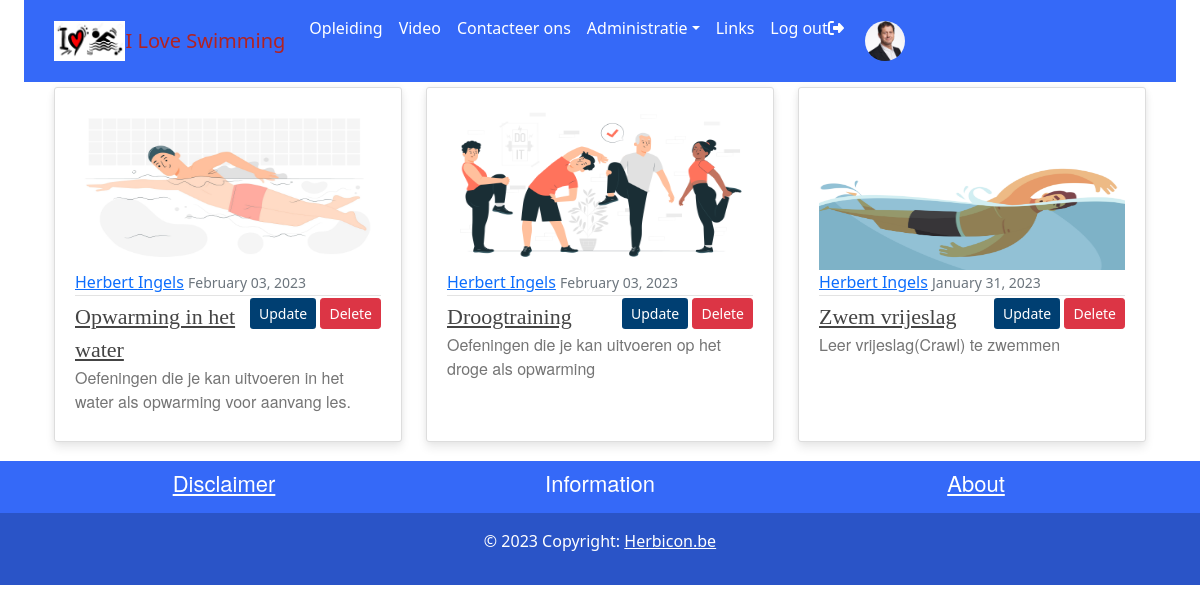
The page /home (signed in) on the database its author committed.
### users/models.py (models this page shows)
class CustomUser(AbstractUser):
    STATUS= (
        ('regular', 'regular'),
        ('subscriber','subscriber'),
        ('moderator','moderator')
    )
    def image_upload_to(self, instance=None):
        if instance:
            return os.path.join("Users", instance)
        return None
    email = models.EmailField(unique=True)
    status = models.CharField(max_length=100, choices=STATUS, default='regular')
    description = models.TextField('Description', max_length=600, default='', blank=True)
    image = models.ImageField(default='default/avatar.png',upload_to=image_upload_to)
    follows = models.ManyToManyField("self",related_name="followed_by", symmetrical=False,blank=True)
    def __str__(self):
        return self.username

### main/models.py (models this page shows, shortened)
class ArticleSeries(models.Model):
    def image_upload_to(self, instance=None):
        if instance:
            return os.path.join("ArticleSeries", slugify(self.slug), instance)
        return None
    title = models.CharField(max_length=200)
    subtitle = models.CharField(max_length=200, default="", blank=True)
    slug = models.SlugField("Series slug", null=False, blank=False, unique=True)
    published = models.DateTimeField("Date published", default=timezone.now)
    publish = models.BooleanField(default=False)
    author = models.ForeignKey(get_user_model(), default=1, on_delete=models.SET_DEFAULT)
    image = models.ImageField(default='default/noimage.jpg',upload_to=image_upload_to, max_length=255)
    class Meta:
        verbose_name_plural = "Series"
        ordering = ['-published']

### main/views.py (the view)
# urls.py: path("home", views.homepage, name="homepage"),
@login_required
def homepage(request):
    matching_series = ArticleSeries.objects.all()
    return render(request, template_name='main/opleiding.html',context={"objects":matching_series, "type":"series"})

### main/templates/main/opleiding.html (shortened to what this page needs)
{% extends "main/header.html" %}
{% block content %}
    <div class="row display-flex justify-content-start">
    {% for object in objects %}
    {% if object.publish%}
        <div class="col-lg-4 col-md-6 col-sm-12 mobiledevice">
            <article class="media content-section customhover" style="height: 95%;">
                <div class="media-body">
                    <a href="/{{object.slug}}/">
                        <div class="aspect-ratio-box">
                            <img class="img-fluid" src="{{object.image.url}}">
                        </div>
                    </a>
                            <div class="article-metadata">
                                <a class='mr-2' href="{% url 'profile' object.author %}">{{ object.author.first_name }} {{ object.author.last_name }}</a>
                                <small class="text-muted">{{ object.published|date:"F d, Y" }}</small>
                                {% if object.author == user %}
                                    <div style="float:right">
                                        {% if type == "series" %}
                                            <a class="btn btncolor btn-sm mt-1 mb-1" href="{%url 'series_update' object.slug %}">Update</a>
                                            <a class="btn btn-danger btn-sm mt-1 mb-1" href="{%url 'series_delete' object.slug %}">Delete</a>
                                        {% else %}
                                        <a class="btn btncolor btn-sm mt-1 mb-1" href="{%url 'article_update' object.series.slug object.article_slug %}">Update</a>
                                        <a class="btn btn-danger btn-sm mt-1 mb-1" href="{%url 'article_delete' object.series.slug object.article_slug %}">Delete</a>
                                        {% endif %}
                                    </div>
                                {% endif %}
                            </div>
                    <div>
                        <a class="article-title line-clamp-2 title-style" style="font-size: 22px" href="/{{object.slug}}/">
                            {{ object.title }}</a>
                        <a href="/{{object.slug}}/" style="text-decoration: none;">
                            <p class="article-content line-clamp-5 subtitle-style">{{ object.subtitle }}</p>
                        </a>
                    </div>
                </div>
            </article>
        </div>
        {%endif%}
    {% endfor %}
    </div>
{% endblock content %}

### main/templates/main/header.html (shortened to what this page needs)
{% load static %}
<!DOCTYPE html>
<html>
<head>
    <link rel="stylesheet" type="text/css" href="{% static 'main/main.css' %}">
    <link href="https://cdn.jsdelivr.net/npm/bootstrap@5.2.3/dist/css/bootstrap.min.css" rel="stylesheet">
    <link href="{% static 'fontawesomefree/css/all.min.css' %}" rel="stylesheet" type="text/css">
</head>
<body>
    {% include 'main/navbar.html' %}
    <main role="main" class="container-xl">
        <div class="row">
            <div class="col-lg-12 col-md-12-p-0 col-sm-12">
                {% block content %}
                {% endblock %}
            </div>
        </div>
    </main>
    {% include 'main/footer.html' %}
</body>
</html>

### main/templates/main/navbar.html (shortened to what this page needs)
    <link href="https://cdn.jsdelivr.net/npm/bootstrap@5.0.0/dist/css/bootstrap.min.css" rel="stylesheet">
<header class="site-header" style="margin-bottom: 5px">
    <div class="container-fluid">
        <nav class="navbar navbar-expand-lg" style="background-color: rgb(53, 105, 248);">
                <div class="container">
                        <img src="/static/images/favicon.png" alt="Logo"   height="40" class="d-inline-block align-text-center">
                        <a class="navbar-brand" style="color: firebrick;"href="{%url 'index'%}"> I Love Swimming</a>
                            <div class="collapse navbar-collapse" id="collapsibleNavbar">
                                <ul class="navbar-nav me-auto mb-2 mb-lg-0">
                                        {% if user.is_authenticated %}
                                            <li class="nav-item">
                                                <a class="nav-link" href="{%url 'homepage'%}">Opleiding</a>
                                            </li>
                                            <li class="nav-item">
                                                <a class="nav-link" href="{%url 'video'%}">Video</a>
                                            </li>
                                        {% endif %}
                                            <li class="nav-item">
                                                <a class="nav-link" href="{% url 'contact' %}">Contacteer ons</a>
                                            </li>
                                    {% if user.is_authenticated %}
                                        {% if user.is_superuser %}
                                            <li class="nav-item dropdown">
                                                <a class="nav-link dropdown-toggle" href="#" role="button" data-bs-toggle="dropdown">Administratie</a>
                                            </li>
                                        {% endif %}
                                            <li class="nav-item">
                                                <a class="nav-link" href="{% url 'links' %}">Links</a>
                                            </li>
                                            <li class="nav-item" >
                                                <a class="nav-link" href="{% url 'logout' %}">Log out<i class="fas fa-sign-out-alt"></i></a>
                                            </li>
                                            <li class="nav-item align-content-end">
                                                <a class="nav-link" href="{% url 'profile' user.username %}">
                                            <img class="rounded-circle account-img profile-image" style="height: 50px;width: 50px; "  , src="{{user.image.url}}"></a>
                                            </li>
                                    {% endif %}
                                </ul>
                        </div>
                </div>
        </nav>
    </div>
</header>

### main/templates/main/footer.html (shortened to what this page needs)
<footer class="footer-color text-center footer-text" style="background-color: rgb(53, 105, 248);">
    <div class="container p-2">
        <div class="row mobiledevice">
            <div class="col-lg-4 col-md-4 col-sm-4 align-text-left">
                <a href="/">
                    <h4>Disclaimer</h4>
                </a>
            </div>
            <div class="col-lg-4 col-md-4 col-sm-4 align-text-center">
                <h4>Information</h4>
            </div>
            <div class="col-lg-4 col-md-4 col-sm-4 align-text-wright">
                <a href="/">
                    <h4>About</h4>
                </a>
            </div>
        </div>
    </div>
    <div class="text-center p-3" style="background-color: rgba(0, 0, 0, 0.2);">
        <p>© {% now "Y" %} Copyright:
            <a href="/">Herbicon.be</a>
        </p>
    </div>
</footer>

### main/static/main/main.css (style rules this page uses)
:root { --footercolor: #003F72; --navbarcolor: #003F72; --btncolor: #003F72; --socialcolor: #003F72; --brightText: #ffffff; }
.btncolor { background-color: var(--btncolor) !important; color: var(--brightText) !important; }
.footer-color { background-color: var(--footercolor); }
body { background: #fafafa; }
h1, h2, h3, h4, h5, h6 { color: #444444; }
.site-header .navbar-nav .nav-link { color: var(--brightText); }
.content-section { background: #ffffff; padding: 10px 20px; border: 1px solid #dddddd; border-radius: 3px; margin-bottom: 20px; }
.article-title { color: #444444; }
.article-content { white-space: pre-line; }
.article-metadata { padding-bottom: 1px; margin-bottom: 4px; border-bottom: 1px solid #e3e3e3 }
.row.display-flex { display: flex; flex-wrap: wrap; }
.row.display-flex > [class*='col-'] { flex-grow: 1; }
.customhover { background: #fff; box-shadow: 0 6px 10px rgba(0,0,0,.08), 0 0 6px rgba(0,0,0,.05); transition: .3s transform cubic-bezier(.155,1.105,.295,1.12),.3s box-shadow,.3s -webkit-transform cubic-bezier(.155,1.105,.295,1.12); cursor: pointer; }
@media screen and (min-width: 600px) { .mobiledevice { padding-left: 10px; padding-right: 10px; } }
.title-style { font-family: fell, Georgia, Cambria, 'Times New Roman', Times, serif !important; }
.subtitle-style { font-family: sohne, 'Helvetica Neue', Helvetica, Arial, sans-serif !important; color: rgba(117, 117, 117, 1) !important; }
.article-style h2, h4 { font-weight: bold; letter-spacing: 0; font-family: sohne, "Helvetica Neue", Helvetica, Arial, sans-serif; font-style: normal; line-height: 28px !important; font-size: 22px !important; }
.aspect-ratio-box { position: relative; }
.aspect-ratio-box::after { display: block; content: ''; padding-bottom: 56.25%; }
.aspect-ratio-box img { position: absolute; left: 0; right: 0; width: 100%; height: 100%; }
.profile-image { width: 125px; height: 125px; padding: 5px; }
.footer-text h4, .footer-text p, .footer-text a { color: var(--brightText); }

### rows shown on the page
CustomUser: image (picture)
ArticleSeries: image (picture), author.first_name "Herbert", author.last_name "Ingels", published "February 03, 2023", shows "Update", title "Opwarming in het water", subtitle "Oefeningen die je kan uitvoeren in het water als opwarming voor aanvang les."
ArticleSeries: image (picture), author.first_name "Herbert", author.last_name "Ingels", published "February 03, 2023", shows "Update", title "Droogtraining", subtitle "Oefeningen die je kan uitvoeren op het droge als opwarming"
ArticleSeries: image (picture), author.first_name "Herbert", author.last_name "Ingels", published "January 31, 2023", shows "Update", title "Zwem vrijeslag", subtitle "Leer vrijeslag(Crawl) te zwemmen"
